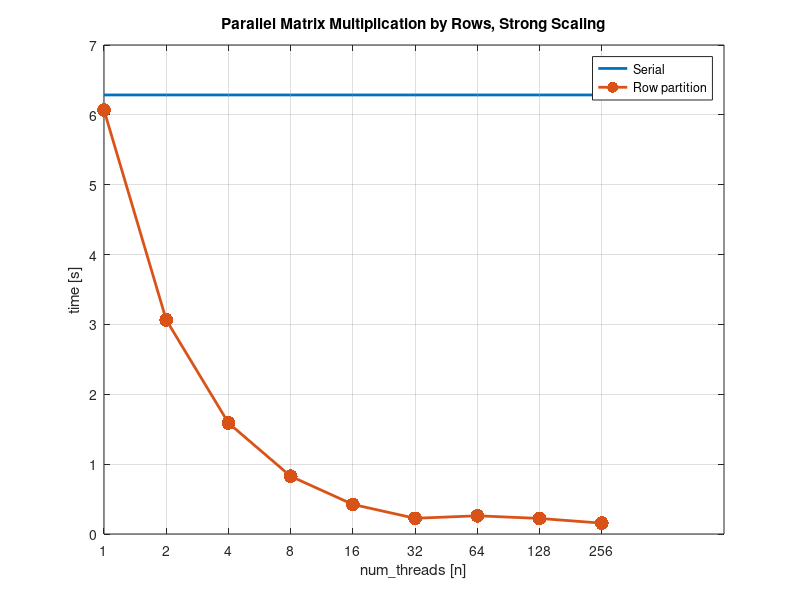
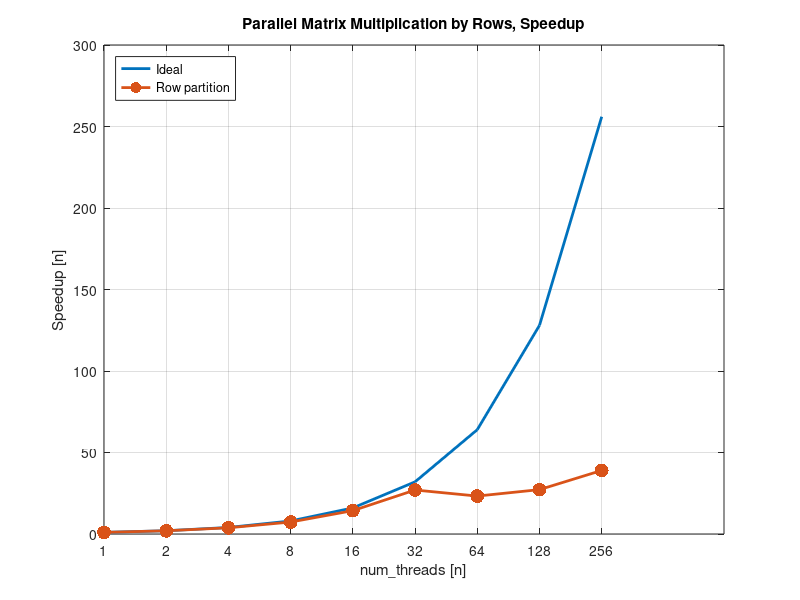
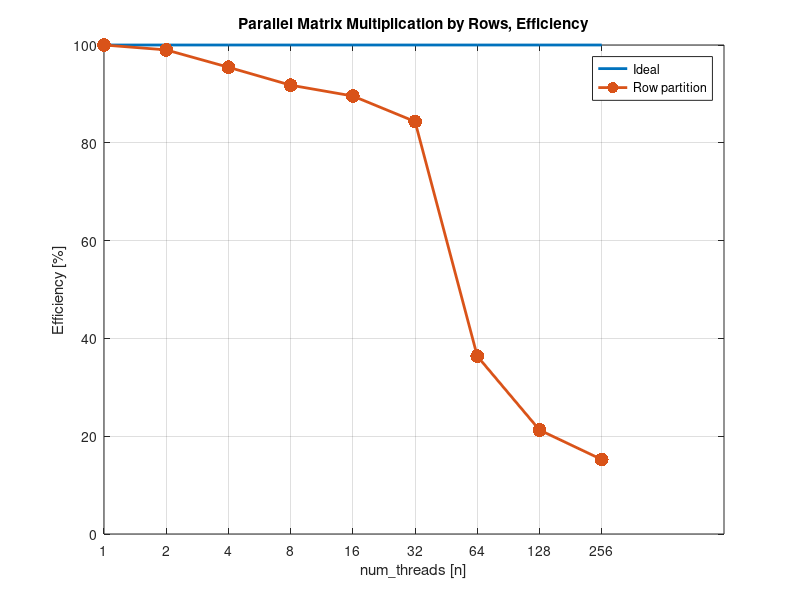
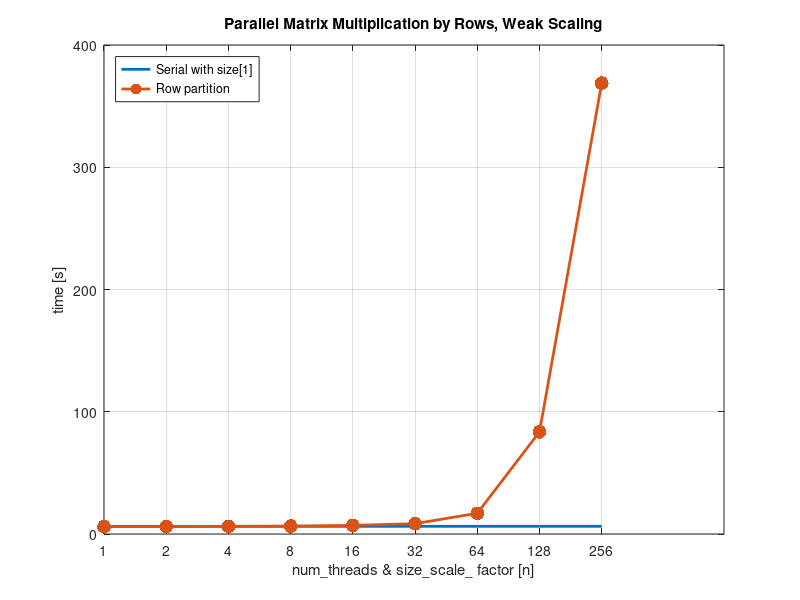

These figures' MATLAB source, in order:
### Read the files
report_serial =...
        dlmread('reports/report_matMul.csv', ',', 1, 0);
report_rows_strong =...
        dlmread('reports/report_matMulRowsPar_strong.csv', ',', 1, 0);
report_rows_weak =...
        dlmread('reports/report_matMulRowsPar_weak.csv', ',', 1, 0);
report_cols_strong =...
        dlmread('reports/report_matMulColsPar_strong.csv', ',', 1, 0);
report_cols_weak =...
        dlmread('reports/report_matMulColsPar_weak.csv', ',', 1, 0);
report_block_strong =...
        dlmread('reports/report_matMulBlockPar_strong.csv', ',', 1, 0);
report_block_weak =...
        dlmread('reports/report_matMulBlockPar_weak.csv', ',', 1, 0);

num_processors = report_rows_strong(:,1);
report_serial = report_serial(1,4) * ones(length(num_processors),1);
report_rows_strong = report_rows_strong(:,5);
report_rows_weak = report_rows_weak(:,5);
report_cols_strong = report_cols_strong(:,5);
report_cols_weak = report_cols_weak(:,5);
report_block_strong_8 = report_block_strong(1:3:(length(num_processors)*3),7);
report_block_strong_32 = report_block_strong(2:3:(length(num_processors)*3),7);
report_block_strong_128 = report_block_strong(3:3:(length(num_processors)*3),7);
report_block_weak_8 = report_block_weak(1:3:(length(num_processors)*3),7);
report_block_weak_32 = report_block_weak(2:3:(length(num_processors)*3),7);
report_block_weak_128 = report_block_weak(3:3:(length(num_processors)*3),7);



title_names = ['by Rows'; 'by Columns'; 'by Blocks'; 'comparison'];
plot_names = ['rows'; 'cols'; 'block';'comparison'];
for (i_type = 1:4)
  ### Strong Plot
  switch (i_type)
    case 1
      report_strong = report_rows_strong;
    case 2
      report_strong = report_cols_strong;
    case 3
      report_strong = [report_block_strong_8,report_block_strong_32,...
                       report_block_strong_128];
    case 4
      report_strong = [report_rows_strong,report_cols_strong,...
                       report_block_strong_128];
  endswitch
  
  semilogx(num_processors,report_serial,'linewidth',2,...
           num_processors,report_strong,...
           'linewidth',2,'marker','.','markersize',30);

  xticks(num_processors);
  xticklabels(num_processors);
  grid on;
  set(gca,'XMinorTick','Off');
  set (gca, 'xminorgrid', 'off');
  set(gca,'YMinorTick','Off');
  set (gca, 'yminorgrid', 'off');

  title(['Parallel Matrix Multiplication ' strtrim(title_names(i_type,:))...
         ', Strong Scaling']);
  ylabel('time [s]');
  xlabel('num\_threads [n]');
  switch (i_type)
    case 1
      legend('Serial','Row partition','location', 'northeast');
    case 2
      legend('Serial','Column partition','location', 'northeast');
    case 3
      legend('Serial','Blocks 16x16','Blocks 64x64','Blocks 256x256',...
             'location', 'northeast');
    case 4
      legend('Serial','Row partition','Column partition','Blocks 256x256',...
             'location', 'northeast');
  endswitch

  print(['plots/plot_' strtrim(plot_names(i_type,:)) '_strong.png'],'-dpng');



  ### Speedup Plot
  speedup_factor = ones(rows(report_strong),1) * report_strong(1,:);
  report_speedup = speedup_factor ./ report_strong;

  semilogx(num_processors,num_processors,'linewidth',2,...
           num_processors,report_speedup,...
           'linewidth',2,'marker','.','markersize',30);

  xticks(num_processors);
  xticklabels(num_processors);
  grid on;
  set(gca,'XMinorTick','Off');
  set (gca, 'xminorgrid', 'off');
  set(gca,'YMinorTick','Off');
  set (gca, 'yminorgrid', 'off');

  title(['Parallel Matrix Multiplication ' strtrim(title_names(i_type,:))...
         ', Speedup']);
  ylabel('Speedup [n]');
  xlabel('num\_threads [n]');
  switch (i_type)
    case 1
      legend('Ideal','Row partition','location', 'northwest');
    case 2
      legend('Ideal','Column partition','location', 'northwest');
    case 3
      legend('Ideal','Blocks 16x16','Blocks 64x64','Blocks 256x256',...
             'location', 'northwest');
    case 4
      legend('Ideal','Row partition','Column partition','Blocks 256x256',...
             'location', 'northwest');
  endswitch

  print(['plots/plot_' strtrim(plot_names(i_type,:)) '_speedup.png'],'-dpng');



  ### Efficiency Plot
  num_processors_temp = num_processors * ones(1,columns(report_speedup));
  report_efficiency = (report_speedup ./ num_processors_temp) * 100;
  ideal_efficiency = ones(rows(report_speedup),1) * 100;

  semilogx(num_processors,ideal_efficiency,'linewidth',2,...
           num_processors,report_efficiency,...
           'linewidth',2,'marker','.','markersize',30);

  xticks(num_processors);
  xticklabels(num_processors);
  grid on;
  set(gca,'XMinorTick','Off');
  set (gca, 'xminorgrid', 'off');
  set(gca,'YMinorTick','Off');
  set (gca, 'yminorgrid', 'off');

  title(['Parallel Matrix Multiplication ' strtrim(title_names(i_type,:))...
         ', Efficiency']);
  ylabel('Efficiency [%]');
  xlabel('num\_threads [n]');
  switch (i_type)
    case 1
      legend('Ideal','Row partition','location', 'northeast');
    case 2
      legend('Ideal','Column partition','location', 'northeast');
    case 3
      legend('Ideal','Blocks 16x16','Blocks 64x64','Blocks 256x256',...
             'location', 'northeast');
    case 4
      legend('Ideal','Row partition','Column partition','Blocks 256x256',...
             'location', 'northeast');
  endswitch

  print(['plots/plot_' strtrim(plot_names(i_type,:)) '_efficiency.png'],'-dpng');



  ### Weak Plot
  switch (i_type)
    case 1
      report_weak = report_rows_weak;
    case 2
      report_weak = report_cols_weak;
    case 3
      report_weak = [report_block_weak_8,report_block_weak_32,...
                       report_block_weak_128];
    case 4
      report_weak = [report_rows_weak,report_cols_weak,...
                       report_block_weak_128];
  endswitch
  
  semilogx(num_processors,report_serial,'linewidth',2,...
           num_processors,report_weak,...
           'linewidth',2,'marker','.','markersize',30);

  xticks(num_processors);
  xticklabels(num_processors);
  grid on;
  set(gca,'XMinorTick','Off');
  set (gca, 'xminorgrid', 'off');
  set(gca,'YMinorTick','Off');
  set (gca, 'yminorgrid', 'off');

  title(['Parallel Matrix Multiplication ' strtrim(title_names(i_type,:))...
         ', Weak Scaling']);
  ylabel('time [s]');
  xlabel('num\_threads & size\_scale\_ factor [n]');
  switch (i_type)
    case 1
      legend('Serial with size[1]','Row partition','location', 'northwest');
    case 2
      legend('Serial with size[1]','Column partition','location', 'northwest');
    case 3
      legend('Serial with size[1]','Blocks 16x16','Blocks 64x64',...
             'Blocks 256x256','location', 'northwest');
    case 4
      legend('Serial with size[1]','Row partition','Column partition',...
             'Blocks 256x256','location', 'northwest');
  endswitch

  print(['plots/plot_' strtrim(plot_names(i_type,:)) '_weak.png'],'-dpng');
endfor
